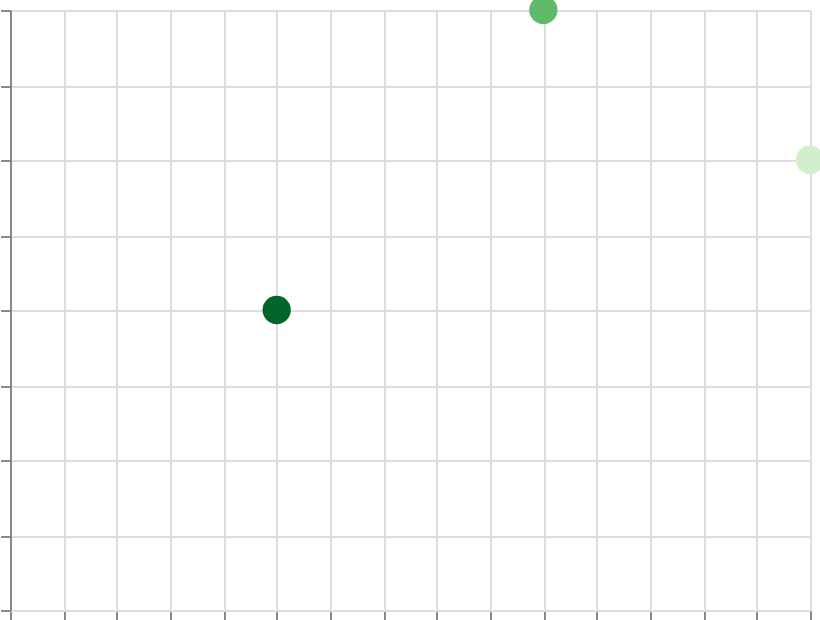

Specify this chart in Vega-Lite:
### Vega specification from a JSON file in a GitHub repository (floating-point values rounded to 4 significant figures)
{"$schema": "https://vega.github.io/schema/vega/v6.json", "width": 400, "height": 300, "padding": 5, "autosize": "none", "data": [{"name": "table", "values": [{"x": 1, "y": 2, "val": 10}, {"x": 2, "y": 4, "val": 50}, {"x": 3, "y": 3, "val": 90}]}], "scales": [{"name": "x", "type": "linear", "domain": {"data": "table", "field": "x"}, "range": "width", "nice": true}, {"name": "y", "type": "linear", "domain": {"data": "table", "field": "y"}, "range": [{"signal": "height"}, 0], "nice": true}, {"name": "color", "type": "sequential", "domain": {"data": "table", "field": "val"}, "scheme": "greens", "reverse": true}], "marks": [{"type": "symbol", "from": {"data": "table"}, "encode": {"update": {"x": {"scale": "x", "field": "x"}, "y": {"scale": "y", "field": "y"}, "size": {"value": 200}, "fill": {"scale": "color", "field": "val"}}}}], "axes": [{"scale": "x", "orient": "bottom", "grid": true, "labels": false}, {"scale": "y", "orient": "left", "grid": true, "labels": false}], "legends": [{"fill": "color"}]}
